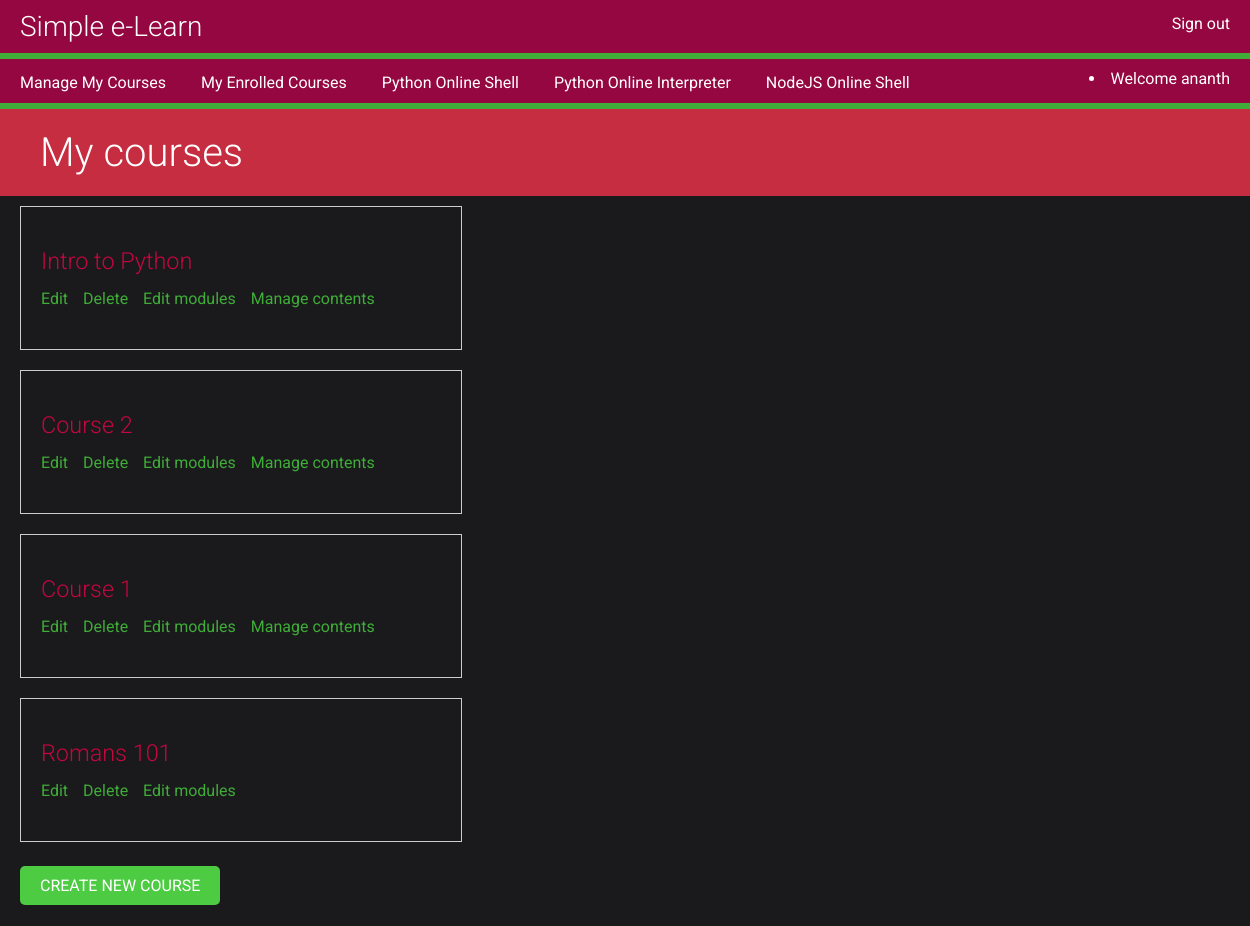
The page /course/mine/ (signed in) on the database its author committed.
### courses/models.py (models this page shows, shortened)
class Course(models.Model):
	owner = models.ForeignKey(User,related_name='courses_created', on_delete=models.CASCADE)
	subject = models.ForeignKey(Subject,related_name='courses', on_delete=models.CASCADE)
	title = models.CharField(max_length=200)
	slug = models.SlugField(max_length=200, unique=True)
	overview = models.TextField()
	created = models.DateTimeField(auto_now_add=True)
	students = models.ManyToManyField(User,related_name='courses_joined',blank=True)
	class Meta:
		ordering = ('-created',)

### courses/views.py (the view, shortened to what this page needs)
class ManageCourseListView(ListView):
	model = Course
	template_name = 'courses/manage/course/list.html'

### courses/views.py (called while the page is built)
	def get_queryset(self):
		qs = super(OwnerMixin, self).get_queryset()
		return qs.filter(owner=self.request.user)

### courses/templates/courses/manage/course/list.html (shortened to what this page needs)
{% extends "base.html" %}
{% block content %}
    <h1>My courses</h1>
    <div class="module">
        {% for course in object_list %}
            <div class="course-info">
                <h3>{{ course.title }}</h3>
                <p>
                    <a href="{% url "course_edit" course.id %}">Edit</a>
                    <a href="{% url "course_delete" course.id %}">Delete</a>
                    <a href="{% url "course_module_update" course.id %}">Edit modules</a>
                    {% if course.modules.count > 0 %}
                        <a href="{% url "module_content_list" course.modules.first.id %}">Manage contents</a>
                    {% endif %}
                </p>
            </div>
        {% empty %}
            <p>You haven't created any courses yet.</p>
        {% endfor %}
            <p>
                <a href="{% url "course_create" %}" class="button">Create new course</a>
            </p>
    </div>
{% endblock %}

### courses/templates/base.html (shortened to what this page needs)
{% load staticfiles %}
<!DOCTYPE html>
<html>
<head>
    <link href="{% static "css/base.css" %}" rel="stylesheet">
</head>
<body>
    <div id="header">
        <a href="/" class="logo">Simple e-Learn</a>
        <ul class="menu">
            {% if request.user.is_authenticated %}
                <li><a href="{% url "logout" %}">Sign out</a></li>
            {% else %}
                <li><a href="{% url "login" %}">Sign in</a></li>
            {% endif %}
        </ul>
    </div>
    <div id="menu_link">
        {% if request.user.is_authenticated %}
        {% if request.user.is_staff %}
                <a href="{% url 'manage_course_list' %}">Manage My Courses</a>
        {% endif %}
                <a href="{% url 'student_course_list' %}">My Enrolled Courses</a>
                <a href="{% url 'python_shell' %}">Python Online Shell</a>
                <a href="{% url 'python_interpreter' %}">Python Online Interpreter</a>
                <a href="{% url 'nodejs_shell' %}">NodeJS Online Shell</a>
        <div id="welcome_user">
            <li>Welcome {{request.user.username}}</li>
        </div>
        {% endif %}
    </div>
    <div id="content">
        {% block content %}
        {% endblock %}
    </div>
</body>
</html>

### courses/static/css/base.css (style rules this page uses)
body { margin:0; font-family:'Roboto', sans-serif; font-weight:400; color:#C3073F; background:#1A1A1D; font-size: 20px; }
a { color:#3fad37; text-decoration:none; font-size: 16px; }
h1, h2, h3, h4, h5, h6 { font-family:'Roboto', sans-serif; font-weight:300; }
h1 { background:#C72D40; width:100%; overflow:auto; padding:20px 0 20px 40px; margin:0; color:#FFF; }
.module { overflow:auto; }
.module h3 { margin:30px 0 0; padding:0; width:100%; }
.module p { margin:10px 0 20px; width:100%; float:left; }
#header { background: #950740; overflow:auto; padding:10px 20px; border-bottom:6px solid #3fad37; }
#header .logo { text-decoration:none; font-family:'Roboto', sans-serif; font-weight:300; font-size:28px; color:#fff; float:left; }
#header a { color:#fff; }
#header .menu { list-style:none; float:right; margin:0; padding:0; }
#menu_link { background: #950740; overflow:auto; padding:10px 20px; border-bottom:6px solid #3fad37; }
#menu_link a { color:#fff; margin-right: 30px; }
#welcome_user { float:right; color: #FFF; font-size:16px; overflow:auto; }
.module { padding:10px 20px; float:left; }
input[type=submit], a.button { border-radius:5px; background:#4dcc43; color:#fff; font-size:16px; text-transform:uppercase; border:none; padding:10px 20px; margin:20px 0; }
.course-info { border:1px solid #ccc; padding:10px 20px 20px; width:400px; overflow:auto; margin-bottom:20px; }
.course-info a { margin-right:10px; }

### rows shown on the page
Course: title "Intro to Python", shows "Manage contents"
Course: title "Course 2", shows "Manage contents"
Course: title "Course 1", shows "Manage contents"
Course: title "Romans 101"

### other values the page prints
{{ request.user.username }} "ananth"
